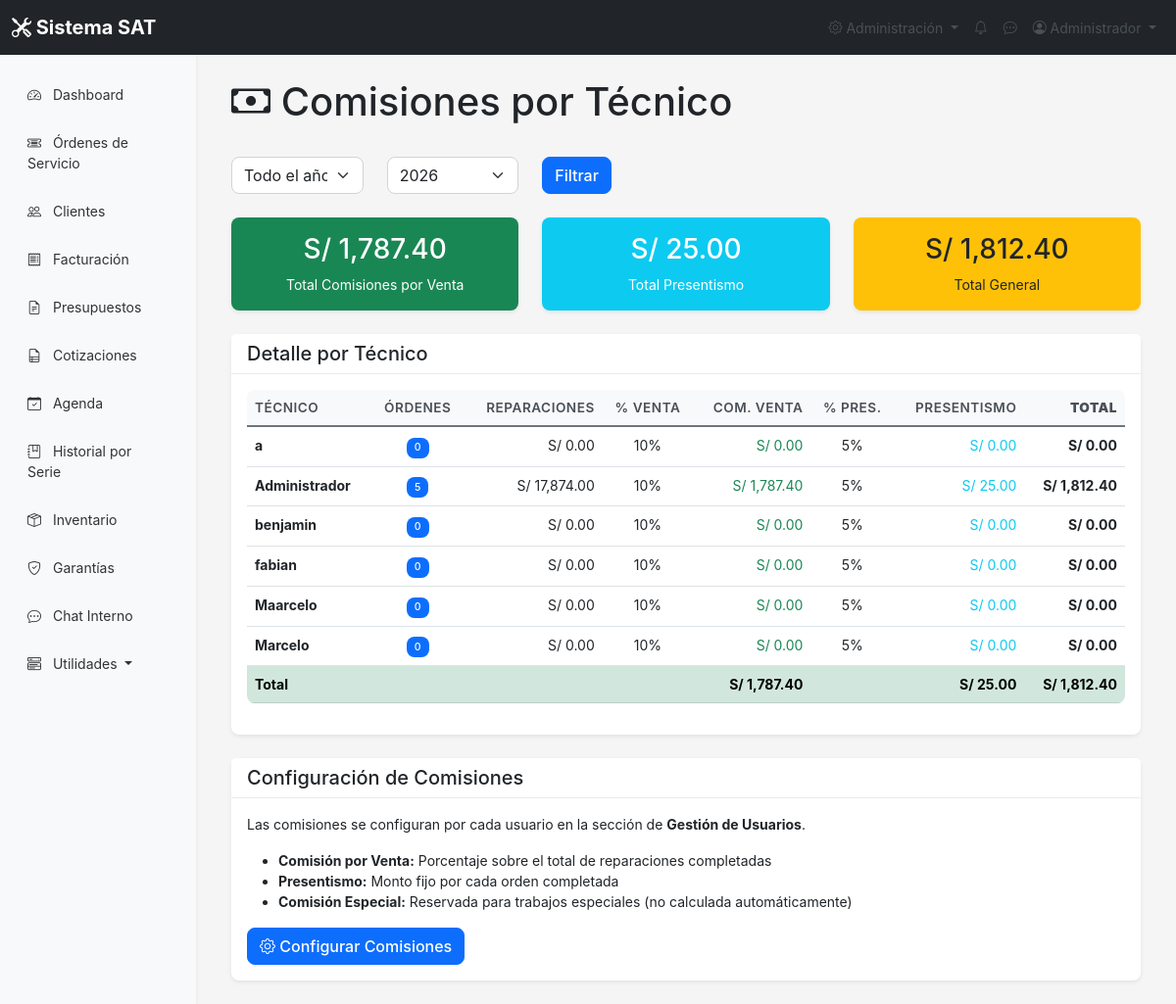
Page /reportes/comisiones.php (signed in) on the committed database.
### tables this page shows
CREATE TABLE IF NOT EXISTS `usuarios` (
  `id` int NOT NULL AUTO_INCREMENT,
  `nombre` varchar(100) NOT NULL,
  `email` varchar(100) NOT NULL,
  `password` varchar(255) NOT NULL,
  `rol` enum('admin','tecnico','ventas') DEFAULT 'tecnico',
  `telefono` varchar(20) DEFAULT NULL,
  `fecha_creacion` timestamp NULL DEFAULT CURRENT_TIMESTAMP,
  `estado` enum('activo','inactivo') DEFAULT 'activo',
  `comision_venta` decimal(5,2) DEFAULT '10.00',
  `comision_presentismo` decimal(5,2) DEFAULT '5.00',
  `comision_especial` decimal(5,2) DEFAULT '15.00',
  `two_factor_secret` varchar(32) DEFAULT NULL,
  `two_factor_enabled` tinyint(1) DEFAULT '0',
  PRIMARY KEY (`id`),
  UNIQUE KEY `email` (`email`)
);

### config/config.php (called while the page is built, shortened)
<?php
function formatMoney($amount) {
    return 'S/ ' . number_format($amount, 2);
}
?>

### reportes/comisiones.php (the view, shortened to what this page needs)
<?php
require_once '../config/config.php';
require_once '../include/header.php';
$anio = $_GET['anio'] ?? date('Y');
$sql = "
    SELECT u.id as tecnico_id, u.nombre as tecnico_nombre,
           u.comision_venta, u.comision_presentismo, u.comision_especial,
           COUNT(o.id) as ordenes_completadas,
           COALESCE(SUM(o.costo_reparacion), 0) as total_reparaciones
    FROM usuarios u
    LEFT JOIN ordenes_servicio o ON u.id = o.tecnico_id
        AND o.estado = 'reparado'
        AND YEAR(o.fecha_reparacion) = $anio
";
$sql .= " GROUP BY u.id ORDER BY u.nombre";
$comisiones = $conn->query($sql);
$comisiones_array = [];
$total_venta = 0;
$total_presentismo = 0;
while ($c = $comisiones->fetch_assoc()) {
    $c_venta = (float)($c['comision_venta'] ?? 10);
    $c_presentismo = (float)($c['comision_presentismo'] ?? 5);
    $c_especial = (float)($c['comision_especial'] ?? 15);
    $c['comision_venta'] = $c_venta;
    $c['comision_presentismo'] = $c_presentismo;
    $c['comision_especial'] = $c_especial;
    $comisiones_array[] = $c;
    $total_venta += $c['total_reparaciones'] * ($c_venta / 100);
    $total_presentismo += $c['ordenes_completadas'] * $c_presentismo;
}
?>
<div class="container-fluid">
    <div class="d-flex justify-content-between align-items-center mb-4">
        <h1><i class="bi bi-cash"></i> Comisiones por Técnico</h1>
    </div>
    <form method="GET" class="mb-4">
        <div class="row">
            <div class="col-md-2">
                <select name="mes" class="form-select">
                    <option value="0">Todo el año</option>
                </select>
            </div>
            <div class="col-md-2">
                <select name="anio" class="form-select">
                    <?php for($a=date('Y'); $a>=date('Y')-3; $a--): ?>
                    <option value="<?= $a ?>" <?= $anio==$a?'selected':'' ?>><?= $a ?></option>
                    <?php endfor; ?>
                </select>
            </div>
            <div class="col-md-2">
                <button type="submit" class="btn btn-primary">Filtrar</button>
            </div>
        </div>
    </form>
    <div class="row mb-4">
        <div class="col-md-4">
            <div class="card bg-success text-white">
                <div class="card-body text-center">
                    <h3><?= formatMoney($total_venta) ?></h3>
                    <p class="mb-0">Total Comisiones por Venta</p>
                </div>
            </div>
        </div>
        <div class="col-md-4">
            <div class="card bg-info text-white">
                <div class="card-body text-center">
                    <h3><?= formatMoney($total_presentismo) ?></h3>
                    <p class="mb-0">Total Presentismo</p>
                </div>
            </div>
        </div>
        <div class="col-md-4">
            <div class="card bg-warning text-dark">
                <div class="card-body text-center">
                    <h3><?= formatMoney($total_venta + $total_presentismo) ?></h3>
                    <p class="mb-0">Total General</p>
                </div>
            </div>
        </div>
    </div>
    <div class="card">
        <div class="card-header">
            <h5 class="mb-0">Detalle por Técnico</h5>
        </div>
        <div class="card-body">
            <table class="table table-hover">
                <thead>
                    <tr>
                        <th>Técnico</th>
                        <th class="text-center">Órdenes</th>
                        <th class="text-end">Reparaciones</th>
                        <th class="text-center">% Venta</th>
                        <th class="text-end">Com. Venta</th>
                        <th class="text-center">% Pres.</th>
                        <th class="text-end">Presentismo</th>
                        <th class="text-end"><strong>Total</strong></th>
                    </tr>
                </thead>
                <tbody>
                    <?php foreach ($comisiones_array as $c): ?>
                    <?php if ($c['ordenes_completadas'] > 0 || true): ?>
                    <tr>
                        <td><strong><?= htmlspecialchars($c['tecnico_nombre']) ?></strong></td>
                        <td class="text-center">
                            <span class="badge bg-primary"><?= $c['ordenes_completadas'] ?></span>
                        </td>
                        <td class="text-end"><?= formatMoney($c['total_reparaciones']) ?></td>
                        <td class="text-center"><?= $c['comision_venta'] ?>%</td>
                        <td class="text-end text-success"><?= formatMoney($c['total_reparaciones'] * $c['comision_venta'] / 100) ?></td>
                        <td class="text-center"><?= $c['comision_presentismo'] ?>%</td>
                        <td class="text-end text-info"><?= formatMoney($c['ordenes_completadas'] * $c['comision_presentismo']) ?></td>
                        <td class="text-end">
                            <strong><?= formatMoney(($c['total_reparaciones'] * $c['comision_venta'] / 100) + ($c['ordenes_completadas'] * $c['comision_presentismo'])) ?></strong>
                        </td>
                    </tr>
                    <?php endif; ?>
                    <?php endforeach; ?>
                </tbody>
                <tfoot>
                    <tr class="table-success">
                        <td><strong>Total</strong></td>
                        <td></td>
                        <td></td>
                        <td></td>
                        <td class="text-end"><strong><?= formatMoney($total_venta) ?></strong></td>
                        <td></td>
                        <td class="text-end"><strong><?= formatMoney($total_presentismo) ?></strong></td>
                        <td class="text-end"><strong><?= formatMoney($total_venta + $total_presentismo) ?></strong></td>
                    </tr>
                </tfoot>
            </table>
        </div>
    </div>
    <div class="card mt-4">
        <div class="card-header">
            <h5 class="mb-0">Configuración de Comisiones</h5>
        </div>
        <div class="card-body">
            <p>Las comisiones se configuran por cada usuario en la sección de <strong>Gestión de Usuarios</strong>.</p>
            <ul>
                <li><strong>Comisión por Venta:</strong> Porcentaje sobre el total de reparaciones completadas</li>
                <li><strong>Presentismo:</strong> Monto fijo por cada orden completada</li>
                <li><strong>Comisión Especial:</strong> Reservada para trabajos especiales (no calculada automáticamente)</li>
            </ul>
            <a href="<?= BASE_URL ?>usuarios/listar.php" class="btn btn-primary">
                <i class="bi bi-gear"></i> Configurar Comisiones
            </a>
        </div>
    </div>
</div>
<?php require_once '../include/footer.php'; ?>

### css/styles.css (style rules this page uses)
:root { --primary: #0d6efd; --secondary: #6c757d; --success: #198754; --danger: #dc3545; --warning: #ffc107; --info: #0dcaf0; --light: #f8f9fa; --dark: #212529; }
body { font-family: -apple-system, BlinkMacSystemFont, 'Segoe UI', Roboto, 'Helvetica Neue', Arial, sans-serif; font-size: 14px; background-color: #f5f5f5; }
.card { border: none; box-shadow: 0 0.125rem 0.25rem rgba(0, 0, 0, 0.075); border-radius: 0.5rem; }
.card-header { background-color: white; border-bottom: 1px solid #e9ecef; font-weight: 600; }
.table th { font-weight: 600; color: #495057; background-color: #f8f9fa; }
.badge { padding: 0.35em 0.65em; font-weight: 500; }
.btn { border-radius: 0.375rem; font-weight: 500; }
.form-control, .form-select { border-radius: 0.375rem; border: 1px solid #ced4da; }
.btn-primary { background-color: var(--primary); border-color: var(--primary); }

### css/improved.css (style rules this page uses)
:root { --sat-primary: #0d6efd; --sat-secondary: #6c757d; --sat-success: #198754; --sat-danger: #dc3545; --sat-warning: #ffc107; --sat-info: #0dcaf0; --sat-light: #f8f9fa; --sat-dark: #212529; --sat-border-radius: 8px; --sat-shadow: 0 0.125rem 0.25rem rgba(0, 0, 0, 0.075); --sat-transition: all 0.3s ease; }
.btn-primary { border-radius: var(--sat-border-radius); transition: var(--sat-transition); }
.form-control, .form-select { border-radius: var(--sat-border-radius); transition: var(--sat-transition); }
.table { border-radius: var(--sat-border-radius); overflow: hidden; }
.table thead th { background: var(--sat-light); border-bottom: 2px solid var(--sat-secondary); font-weight: 600; text-transform: uppercase; font-size: 0.85rem; letter-spacing: 0.5px; }
.badge { padding: 0.5em 0.75em; border-radius: var(--sat-border-radius); font-weight: 500; }

### rows in the picture
usuarios: nombre "a", ordenes_completadas "0", total_reparaciones "S/ 0.00", comision_venta "10", comision_venta "S/ 0.00", comision_presentismo "5", comision_presentismo "S/ 0.00"
usuarios: nombre "Administrador", ordenes_completadas "5", total_reparaciones "S/ 17,874.00", comision_venta "10", comision_venta "S/ 1,787.40", comision_presentismo "5", comision_presentismo "S/ 25.00", comision_presentismo "S/ 1,812.40"
usuarios: nombre "benjamin", ordenes_completadas "0", total_reparaciones "S/ 0.00", comision_venta "10", comision_venta "S/ 0.00", comision_presentismo "5", comision_presentismo "S/ 0.00"
usuarios: nombre "fabian", ordenes_completadas "0", total_reparaciones "S/ 0.00", comision_venta "10", comision_venta "S/ 0.00", comision_presentismo "5", comision_presentismo "S/ 0.00"
usuarios: nombre "Maarcelo", ordenes_completadas "0", total_reparaciones "S/ 0.00", comision_venta "10", comision_venta "S/ 0.00", comision_presentismo "5", comision_presentismo "S/ 0.00"
usuarios: nombre "Marcelo", ordenes_completadas "0", total_reparaciones "S/ 0.00", comision_venta "10", comision_venta "S/ 0.00", comision_presentismo "5", comision_presentismo "S/ 0.00"

### other values in the picture
$_SESSION['nombre'] "Administrador"
formatMoney($total_venta) "S/ 1,787.40"
formatMoney($total_presentismo) "S/ 25.00"
formatMoney($total_venta + $total_presentismo) "S/ 1,812.40"
form field anio "2026"
